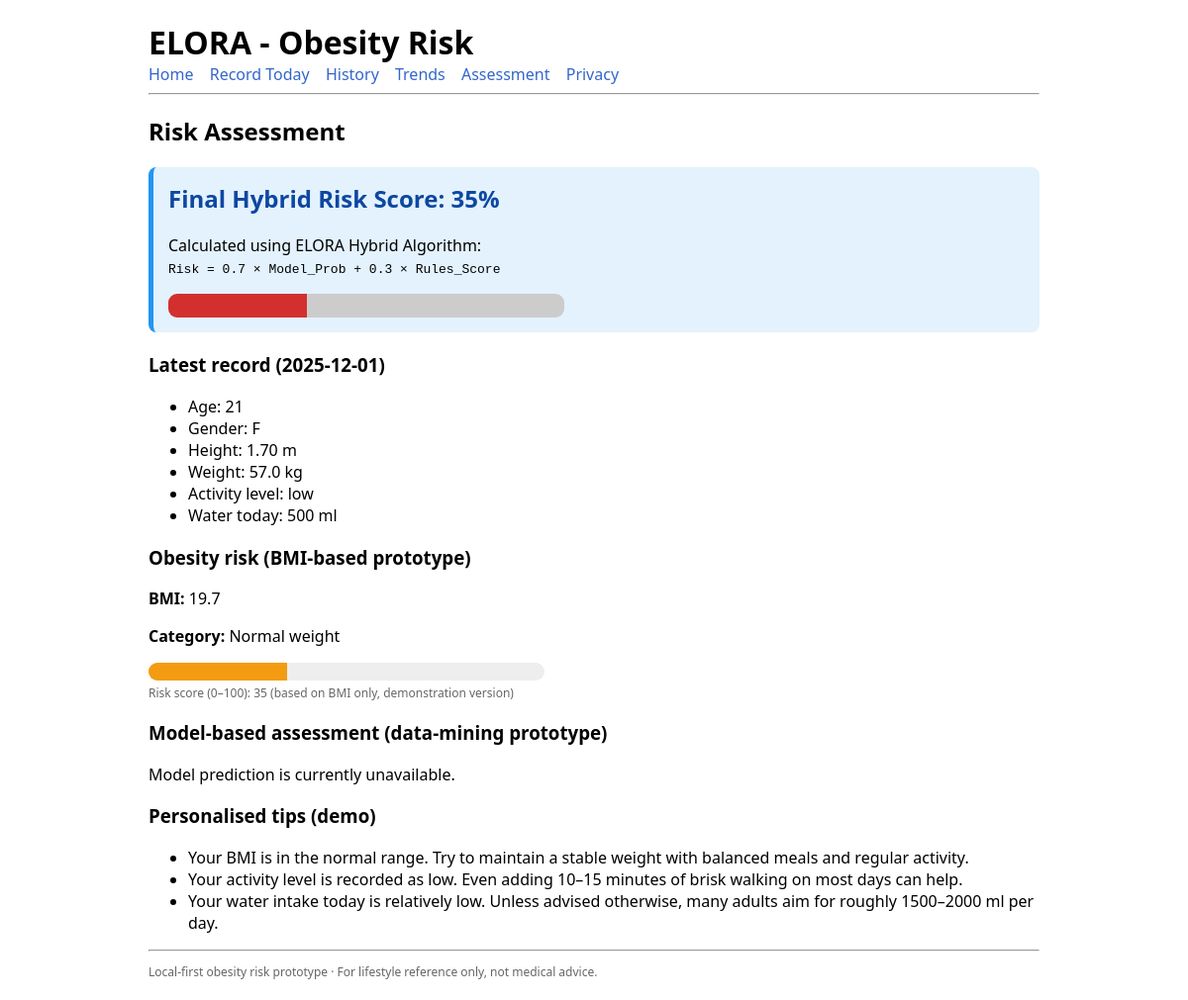
/assessment, run on the app's committed database.
### app/models.py (models this page shows)
class Record(Base):
    __tablename__ = "records"
    id = Column(Integer, primary_key=True, index=True)
    date = Column(Date, nullable=False, index=True)
    age = Column(Integer, nullable=False)
    gender = Column(String(10), nullable=False)
    height_m = Column(Float, nullable=False)
    weight_kg = Column(Float, nullable=False)
    family_history = Column(String(1), nullable=False)   # Y/N
    activity_level = Column(String(10), nullable=False)  # low/medium/high
    water_ml = Column(Integer, nullable=False)
    bmi = Column(Float, nullable=True)
    created_at = Column(DateTime(timezone=True), server_default=func.now())

### app/main.py (the view)
@app.get("/assessment", response_class=HTMLResponse)
async def assessment(request: Request, db: Session = Depends(get_db)):
    record = (
        db.query(models.Record)
        .order_by(models.Record.date.desc(), models.Record.id.desc())
        .first()
    )
    if record is None:
        return templates.TemplateResponse(
            "assessment.html",
            {
                "request": request,
                "title": "Assessment",
                "has_record": False,
            },
        )
    if record.bmi is not None:
        bmi = round(record.bmi, 1)
    elif record.height_m and record.height_m > 0:
        bmi = round(record.weight_kg / (record.height_m ** 2), 1)
    else:
        bmi = None
    bmi_category, risk_score = classify_bmi(bmi)
    tips = generate_tips(record, bmi_category)
    ml_available = False
    model_label = None
    model_confidence = 0.0
    try:
        features = ml_service.record_to_features(record)
        model_label, model_confidence = ml_service.predict_label(features)
        ml_available = True
    except Exception as e:
        print("ML prediction error:", e)
        ml_available = False
    normalized_rules_score = risk_score / 100.0
    if ml_available:
        final_risk_index = (0.7 * model_confidence) + (0.3 * normalized_rules_score)
    else:
        final_risk_index = normalized_rules_score
    final_risk_percent = int(final_risk_index * 100)
    return templates.TemplateResponse(
        "assessment.html",
        {
            "request": request,
            "title": "Assessment",
            "has_record": True,
            "record": record,
            "bmi": bmi,
            "bmi_category": bmi_category,
            "risk_score": risk_score,
            "ml_available": ml_available,
            "model_label": model_label,
            "model_confidence": model_confidence,
            "final_risk_percent": final_risk_percent,
            "tips": tips,
        },
    )

### app/templates/assessment.html
{% extends "base.html" %}
{% block content %}
<h2>Risk Assessment</h2>
{% if not has_record %}
<p>No records available yet. Please add at least one entry in "Record Today".</p>
{% else %}
<div style="background-color: #e3f2fd; padding: 15px; border-radius: 8px; margin-bottom: 20px; border-left: 5px solid #2196F3;">
    <h2 style="margin-top:0; color: #0d47a1;">Final Hybrid Risk Score: {{ final_risk_percent }}%</h2>
    <p>
        Calculated using ELORA Hybrid Algorithm: <br>
        <code>Risk = 0.7 × Model_Prob + 0.3 × Rules_Score</code>
    </p>
    <div class="risk-bar-outer" style="height: 24px; background: #ccc;">
        <div class="risk-bar-fill" style="width: {{ final_risk_percent }}%; background: #d32f2f;"></div>
    </div>
</div>
<h3>Latest record ({{ record.date }})</h3>
<ul>
    <li>Age: {{ record.age }}</li>
    <li>Gender: {{ record.gender }}</li>
    <li>Height: {{ "%.2f"|format(record.height_m) }} m</li>
    <li>Weight: {{ "%.1f"|format(record.weight_kg) }} kg</li>
    <li>Activity level: {{ record.activity_level }}</li>
    <li>Water today: {{ record.water_ml }} ml</li>
</ul>
<h3>Obesity risk (BMI-based prototype)</h3>
<p><strong>BMI:</strong> {{ "%.1f"|format(bmi) }}</p>
<p><strong>Category:</strong> {{ bmi_category }}</p>
<div class="risk-bar-outer">
    <div class="risk-bar-fill" style="width: {{ risk_score }}%;"></div>
</div>
<p style="font-size: 12px; color:#666; margin-top:4px;">
    Risk score (0–100): {{ risk_score }} (based on BMI only, demonstration version)
</p>
<h3>Model-based assessment (data-mining prototype)</h3>
{% if ml_available %}
    <p><strong>Predicted obesity level:</strong> {{ model_label }}</p>
    <p><strong>Model confidence:</strong> {{ "%.0f"|format(model_confidence * 100) }}%</p>
{% else %}
    <p>Model prediction is currently unavailable.</p>
{% endif %}
{% if tips %}
<h3>Personalised tips (demo)</h3>
<ul>
    {% for tip in tips %}
        <li>{{ tip }}</li>
    {% endfor %}
</ul>
{% endif %}
{% endif %}
{% endblock %}

### app/static/css/style.css (style rules this page uses)
body { font-family: system-ui, -apple-system, BlinkMacSystemFont, "Segoe UI", sans-serif; margin: 20px auto; max-width: 900px; }
.risk-bar-outer { background: #eee; height: 18px; border-radius: 9px; overflow: hidden; max-width: 400px; }
.risk-bar-fill { height: 100%; background: #f39c12; }

### data on the page
Record: date "2025-12-01", age "21", gender "F", height_m "1.70", weight_kg "57.0", activity_level "low", water_ml "500"

### other printed values
{{ final_risk_percent }} "35"
{{ "%.1f"|format(bmi) }} "19.7"
{{ bmi_category }} "Normal weight"
{{ risk_score }} "35"
{{ tip }} "Your BMI is in the normal range. Try to maintain a stable weight with balanced meals and regular activity." "Your activity level is recorded as low. Even adding 10–15 minutes of brisk walking on most days can help." "Your water intake today is relatively low. Unless advised otherwise, many adults aim for roughly 1500–2000 ml per day."
